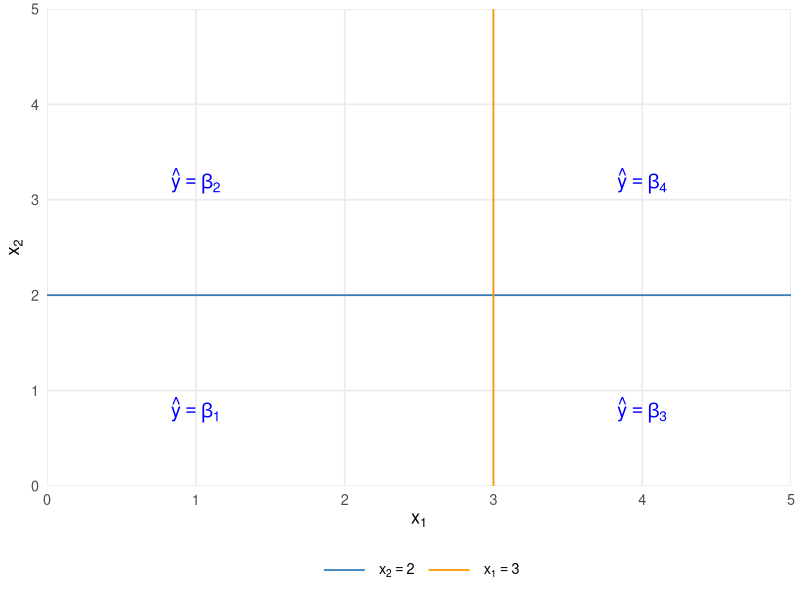
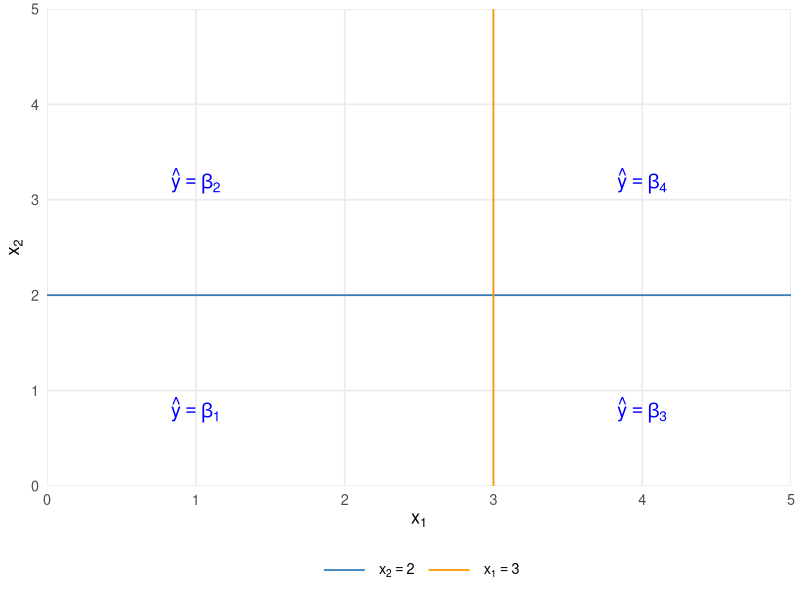

Here is the R script that generated these plots, in order:
# Figure 10.1: a four-region regression-tree partition.
# If needed: install.packages("ggplot2")
library(ggplot2)
boundaries <- data.frame(x = c(0, 3), y = c(2, 0),
  xend = c(5, 3), yend = c(2, 5),
  split = factor(c("x[2] == 2", "x[1] == 3"),
                 levels = c("x[2] == 2", "x[1] == 3")))
regions <- data.frame(x = c(1, 1, 4, 4), y = c(0.8, 3.2, 0.8, 3.2),
                     label = paste0("hat(y) == beta[", 1:4, "]"))
p <- ggplot() +
  geom_segment(data = boundaries, aes(x, y, xend = xend, yend = yend,
                                     colour = split), linewidth = 0.6) +
  geom_text(data = regions, aes(x, y, label = label), parse = TRUE,
            colour = "blue", size = 5) +
  scale_colour_manual(values = c("#377EB8", "#FF9800"),
                      labels = c(expression(x[2] == 2), expression(x[1] == 3))) +
  scale_x_continuous(breaks = 0:5, limits = c(0, 5), expand = c(0, 0)) +
  scale_y_continuous(breaks = 0:5, limits = c(0, 5), expand = c(0, 0)) +
  labs(x = expression(x[1]), y = expression(x[2]), colour = NULL) +
  theme_minimal(base_size = 13) +
  theme(panel.grid.minor = element_blank(), legend.position = "bottom",
        legend.key.width = grid::unit(1.3, "cm"))
dir.create("figures", showWarnings = FALSE)
ggsave("figures/cart_partition.png", p, width = 6, height = 4.8, dpi = 300)
ggsave("figures/cart_partition.pdf", p, width = 6, height = 4.8)
